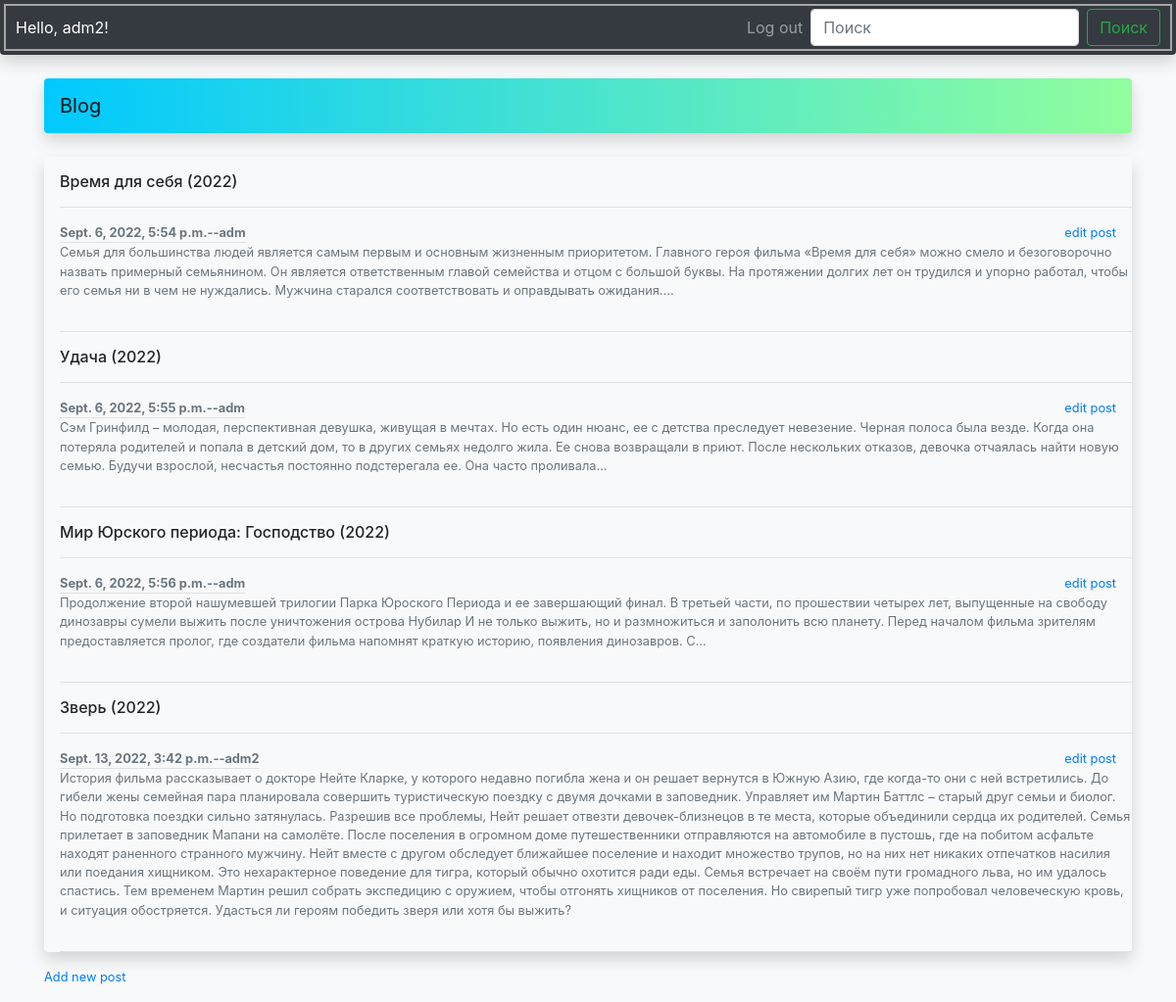
The page / (signed in) on the database its author committed.
### blogs/models.py (models this page shows)
class BlogPost(models.Model):
	title = models.CharField(max_length=200) #заголовок поста
	text = models.TextField() #содержимое поста
	date_added = models.DateTimeField(auto_now_add=True) #втоматическое установление даты
	author = models.ForeignKey(User, on_delete=models.CASCADE)
	def __str__(self):
		return self.title

### blogs/views.py (the view)
# urls.py: path('',views.index, name='index'),
def index(request):
	post = BlogPost.objects.order_by('date_added')
	context = {'post': post}
	return render(request, 'blogs/index.html', context)

### blogs/templates/blogs/index.html
{% extends 'blogs/base.html' %}
{% block content %}
<div class="pl-3 bg-body rounded shadow ">
	<ul class="list-unstyled ">
		{% for p in post %}
		<li>
			<div class="border-bottom pb-2 mb-0 pt-3 "><h6>{{ p }}</h6></div>
			<div class="d-flex text-muted pt-3">
				<div class="pb-3 mb-0 small lh-sm border-bottom w-100">
					<div class="d-flex justify-content-between">
						<strong class="text-gray-dark border-bottom">{{ p.date_added }}--{{ p.author }}</strong>
						<a class="pr-3" href="{% url 'blogs:edit_post' p.id %}">edit post</a>
					</div>
					<span class="d-block">{{ p.text|capfirst|linebreaks }}</span>
					{% empty %}
					<p>Тем еще нет</p>
					{% endfor %}
				</div>
			</div>
		</li>
	</ul>
</div>
<small class="d-block text-end mt-3 pb-3 pr-3">
	<a href="{% url 'blogs:new_post' %}">Add new post</a>
</small>
{% endblock content %}

### blogs/templates/blogs/base.html (shortened to what this page needs)
{% load static %}
{% load bootstrap4 %}
<!doctype html>
<html lang="en">
  <head>
    {% bootstrap_css %}
    <link rel="stylesheet" href="{% static 'css/defult.css' %}">
    <link rel="stylesheet" href="{% static 'css/my_style.css' %}">
  </head>
  <body class="bg-light">
    <nav class="navbar navbar-expand-lg navbar-dark bg-dark
                                              mb-4 shadow foo rounded-bottom">
      <div class="collapse navbar-collapse" id="navbarSupportedContent">
{% if user.is_authenticated %}
        <ul class="navbar-nav mr-auto">
          <li class="nav-item">
            <span class="text-white" >Hello, {{ user.username }}!</span>
          </li>
        </ul>
        <ul class="navbar-nav ml-auto">
          <li  class="nav-itam">
            <a class="nav-link" href="{% url 'users:logout' %}">Log out</a>
          </li>
        </ul>
{% endif %}
        <form class="form-inline my-2 my-lg-0">
          <input class="form-control mr-sm-2" type="search" placeholder="Поиск" aria-label="Поиск">
            <button class="btn btn-outline-success my-2 my-sm-0" type="submit">Поиск</button>
        </form>
      </div>
    </nav>
    <div class="container">
      <nav class="navbar navbar-expand-lg navbar-light summer_games mb-4 rounded shadow">
        <a class="navbar-brand" href="{% url 'blogs:index' %}">Blog</a>
      </nav>
{% block content %}{% endblock content %}
    </div>
  </body>
</html>

### blogs/static/css/my_style.css (style rules this page uses)
.foo { outline: 2px solid #A7A6A3; outline-offset: -6px; bor }

### rows shown on the page
BlogPost: title "Время для себя (2022)", date_added "Sept. 6, 2022, 5:54 p.m.", author "adm", text "Семья для большинства людей является самым первым и основным жизненным приоритетом. Главного героя фильма «Время для себя» можно смело и безоговорочно назвать примерный семьянином. Он является ответственным главой семейства и отцом с большой буквы. На протяжении долгих лет он трудился и упорно работал, чтобы его семья ни в чем не нуждались. Мужчина старался соответствовать и оправдывать ожидания...."
BlogPost: title "Удача (2022)", date_added "Sept. 6, 2022, 5:55 p.m.", author "adm", text "Сэм Гринфилд – молодая, перспективная девушка, живущая в мечтах. Но есть один нюанс, ее с детства преследует невезение. Черная полоса была везде. Когда она потеряла родителей и попала в детский дом, то в других семьях недолго жила. Ее снова возвращали в приют. После нескольких отказов, девочка отчаялась найти новую семью. Будучи взрослой, несчастья постоянно подстерегала ее. Она часто проливала..."
BlogPost: title "Мир Юрского периода: Господство (2022)", date_added "Sept. 6, 2022, 5:56 p.m.", author "adm", text "Продолжение второй нашумевшей трилогии Парка Юроского Периода и ее завершающий финал. В третьей части, по прошествии четырех лет, выпущенные на свободу динозавры сумели выжить после уничтожения острова Нубилар И не только выжить, но и размножиться и заполонить всю планету. Перед началом фильма зрителям предоставляется пролог, где создатели фильма напомнят краткую историю, появления динозавров. С..."
BlogPost: title "Зверь (2022)", date_added "Sept. 13, 2022, 3:42 p.m.", author "adm2", text "История фильма рассказывает о докторе Нейте Кларке, у которого недавно погибла жена и он решает вернутся в Южную Азию, где когда-то они с ней встретились. До гибели жены семейная пара планировала совершить туристическую поездку с двумя дочками в заповедник. Управляет им Мартин Баттлс – старый друг семьи и биолог. Но подготовка поездки сильно затянулась. Разрешив все проблемы, Нейт решает отвезти девочек-близнецов в те места, которые объединили сердца их родителей. Семья прилетает в заповедник Мапани на самолёте. После поселения в огромном доме путешественники отправляются на автомобиле в пустошь, где на побитом асфальте находят раненного странного мужчину. Нейт вместе с другом обследует…"

### other values the page prints
{{ user.username }} "adm2"
